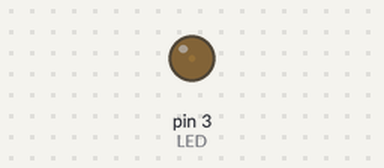
Recording of a sketch running on a simulated Arduino Uno, built with avr-gcc and run on an emulated ATmega328P. On the bench: output pins drawn as LEDs (lit = HIGH). What the sketch prints to the serial monitor is not drawn.

Above: at 0.05 s.
At 1.55 s:
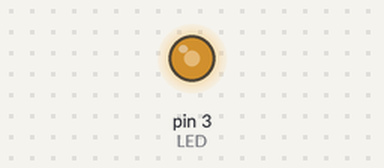
At 2.85 s:
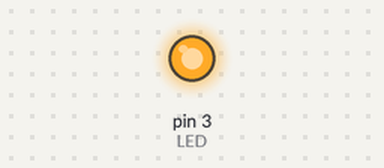
At 5.65 s:
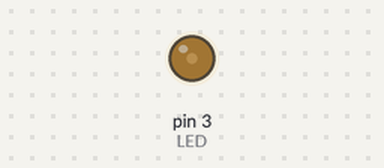
Timing chart, 0 to 9.4 s (numbered marks = the images above):
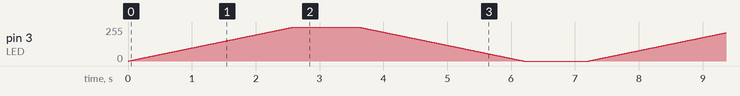

The sketch:

Ex2.ino
```cpp
int LED = 3;

void setup() {
    pinMode(LED, OUTPUT);
    Serial.begin(9600);
}

void loop() {
	for(int i = 0; i <= 255; i++) {
        analogWrite(LED, i);
        Serial.println(i);
      	delay(10);
    }
  delay(1000);
  	for(int i = 255; i >= 0; i--) {
        analogWrite(LED, i);
        Serial.println(i);
      	delay(10);
    }
  delay(1000);
}
```
